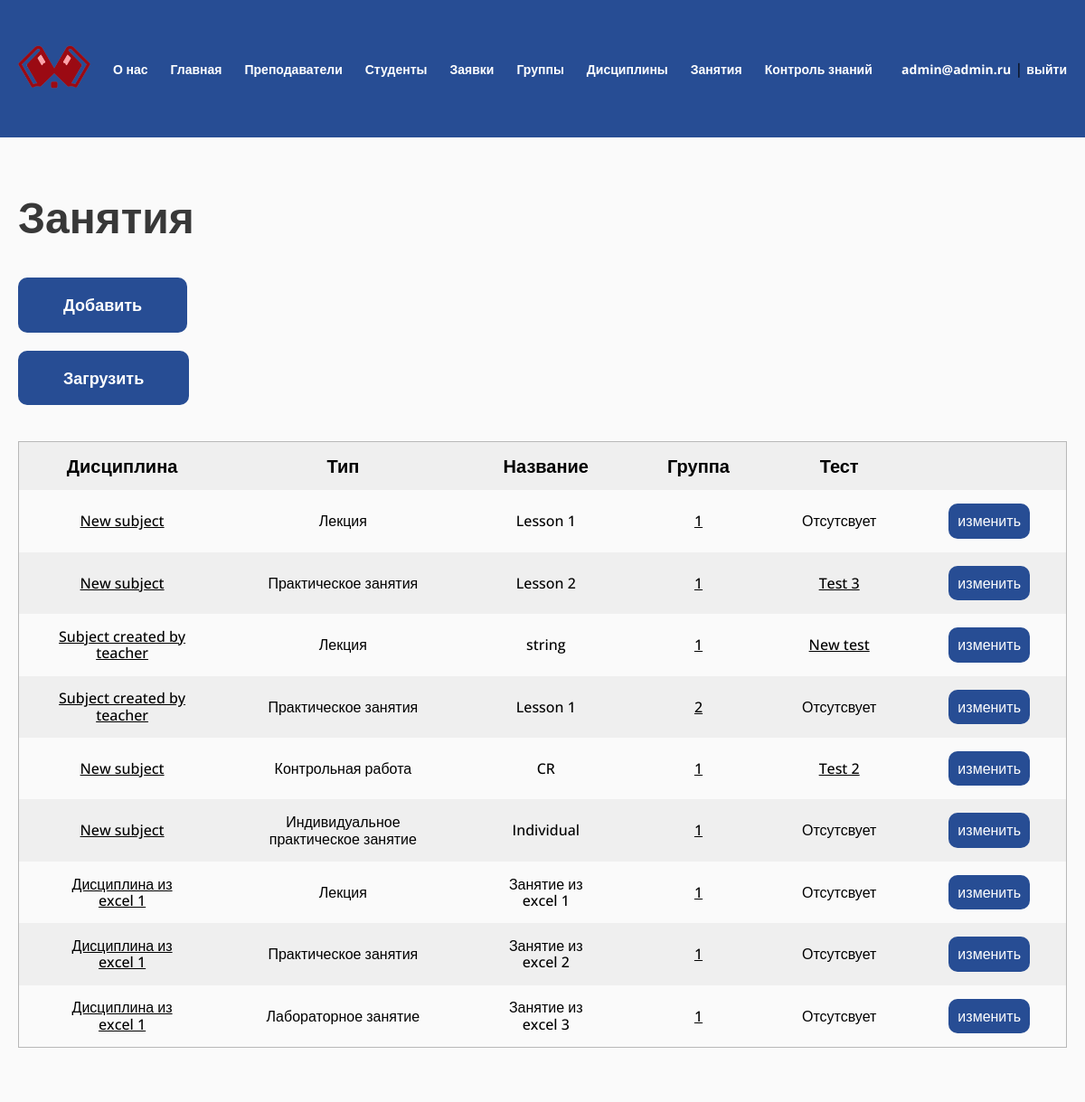
The app's page /lessons/ (signed in) with its own data.
### study/models.py (models this page shows, shortened)
class Lesson(models.Model):
    class Type(models.TextChoices):
        LECTURE = "LC", "Лекция"
        PRACTICAL = "PR", "Практическое занятия"
        LABORATORY = "LR", "Лабораторное занятие"
        CONTROL = "CW", "Контрольная работа"
        INDIVIDUAL = "IW", "Индивидуальное практическое занятие"
    type = models.CharField("Тип", max_length=32, choices=Type.choices)
    subject = models.ForeignKey(TeacherGroupSubject, related_name="lessons", on_delete=models.CASCADE, null=True, blank=True)
    name = models.CharField(max_length=128)
    test = models.OneToOneField(Test, on_delete=models.SET_NULL, null=True, blank=True)
    text = models.TextField(null=True, blank=True)
    deadline = models.DateTimeField(null=True, blank=True)
    class Meta:
        verbose_name = "Занятие"
        verbose_name_plural = "Занятия"

class TeacherGroupSubject(models.Model):
    teacher = models.ForeignKey(User, related_name="subjects", on_delete=models.CASCADE)
    subject = models.ForeignKey(Subject, related_name="items", on_delete=models.CASCADE)
    group = models.ForeignKey(Group, related_name="subjects", on_delete=models.CASCADE)
    class Meta:
        verbose_name = "Дисциплина группы"
        verbose_name_plural = "Дисциплины групп"

class Subject(models.Model):
    name = models.CharField(max_length=128)
    class Meta:
        verbose_name = "Дисциплина"
        verbose_name_plural = "Дисциплины"
    def __str__(self):
        return self.name

class Group(models.Model):
    number = models.CharField(max_length=32)
    students = models.ManyToManyField(User, blank=True)
    class Meta:
        verbose_name = "Группа"
        verbose_name_plural = "Группы"
    def __str__(self):
        return self.number

class Test(models.Model):
    name = models.CharField(max_length=128)
    class Meta:
        verbose_name = "Тест"
        verbose_name_plural = "Тесты"
    def __str__(self):
        return self.name

### study/views.py (the view)
# urls.py: path("lessons/", views.LessonsListView.as_view(), name="lessons"),
@method_decorator(admin_only, name="dispatch")
class LessonsListView(LoginRequiredMixin, ListView):
    model = Lesson
    context_object_name = "objects"
    template_name = "study/lesson/list.html"
    def get_queryset(self):
        qs = super().get_queryset()
        subject_pk = self.request.GET.get("subject_pk")
        if subject_pk:
            subject = get_object_or_404(TeacherGroupSubject, pk=subject_pk)
            qs = qs.filter(subject=subject)
        return qs
    def get_ordering(self):
        ordering = self.request.GET.get('ordering', '')
        return ordering

### study/templates/study/lesson/list.html (shortened to what this page needs)
{% extends "base.html" %}
{% load static %}
{% block extra_css %}
<link rel="stylesheet" href="{% static 'css/table.css' %}">
{% endblock %}
{% block content %}
<section >
    <h1 class="h1">Занятия</h1>
    <a href="{% url 'lesson-add' %}" class="btn mt-40">Добавить</a>
    <a href="{% url 'lessons-upload' %}" class="btn mt-20">Загрузить</a>
    <div class="table-wrapper mt-40">
        <table class="table">
        <thead>
            <tr>
                <th>Дисциплина</th>
                <th>Тип</th>
                <th>Название</th>
                <th>Группа</th>
                <th>Тест</th>
                <th></th>
            </tr>
        </thead>
        <tbody>
            {% for object in objects %}
            <tr>
                <td>
                    <a href="{% url 'subject' object.subject.subject.pk %}" class="table__foreign-key">{{ object.subject.subject }}</a>
                </td>
                <td>{{ object.get_type_display }}</td>
                <td>{{ object.name|default:"-" }}</td>
                <td>
                    <a href="{% url 'group' object.subject.group.pk %}" class="table__foreign-key">{{ object.subject.group }}</a>
                </td>
                <td>
                    {% if object.test %}
                    <a href="{% url 'test' object.test.pk %}" class="table__foreign-key">{{ object.test }}</a>
                    {% else %}
                    Отсутсвует
                    {% endif %}
                </td>
                <td>
                    <a href="{% url 'lesson' object.id %}" class="btn btn-table">изменить</a>
                </td>
            </tr>
            {% endfor %}
        </tbody>
    </table>
    </div>
</section>
{% endblock %}

### templates/base.html (shortened to what this page needs)
{% load static %}
<!DOCTYPE html>
<html lang="ru">
<head>
	<link rel="stylesheet" href="{% static 'css/reset.css' %}">
	<link rel="stylesheet" href="{% static 'css/main.css' %}">
	<link rel="stylesheet" href="{% static 'css/menu.css' %}">
    {% block extra_css %}{% endblock %}
</head>
<body>
	<header class="header">
		<div class="container">
			<ul class="header-menu">
				<li><a href="{% url 'index' %}" class="logo"><img src="{% static 'img/logo.png' %}" alt=""></a></li>
				<li><a href="{% url 'about' %}">О нас</a></li>
				{% if user.is_authenticated %}
				<li><a href="{% url 'index' %}">Главная</a></li>
				{% if user.profile.type == 1 %}
				<li><a href="{% url 'teachers' %}">Преподаватели</a></li>
				<li><a href="{% url 'students' %}">Студенты</a></li>
				<li><a href="{% url 'applications' %}">Заявки</a></li>
				<li><a href="{% url 'groups' %}">Группы</a></li>
				<li><a href="{% url 'subjects' %}">Дисциплины</a></li>
				<li><a href="{% url 'lessons' %}">Занятия</a></li>
				<li><a href="{% url 'tests' %}">Контроль знаний</a></li>
				{% elif user.profile.type == 2 %}
				<li><a href="{% url 'my-group' %}">Группы</a></li>
				<li><a href="{% url 'my-subjects' %}">Дисциплины</a></li>
				<li><a href="{% url 'my-lessons' %}">Занятия</a></li>
				<li><a href="{% url 'tests' %}">Контроль знаний</a></li>
				{% endif %}
				<li class="header-menu-profile">
					<a href="{% url 'profile' %}">{{ user.username }}</a> | <a href="{% url 'logout' %}">выйти</a>
				</li>
				{% endif%}
			</ul>
		</div>
	</header>
	<main class="main">
		<div class="container">
		    {% block content %}{% endblock %}
		</div>
	</main>
</body>
</html>

### static/css/main.css (style rules this page uses)
:root { --green: #274d94; --red: #D43131; --background: #FAFAFA; --gray: #B8B8B8; --tablePrimary: #EFEFEF; --tableSecondary: #FAFAFA; }
* { padding: 0; margin: 0; box-sizing: border-box; }
html { font-family: "Open Sans", sans-serif; }
body { display: flex; flex-direction: column; min-height: 100vh; height: 100%; }
.container { max-width: 1240px; padding: 0 20px; margin: 0 auto; position: relative; }
.mt-40 { margin-top: 40px; }
.mt-20 { margin-top: 20px; }
.h1 { color: #383838; font-size: 48px; font-weight: 700; }
.btn { color: #FFF; font-size: 18px; font-weight: 700; border-radius: 10px; background: var(--green); padding: 20px 50px; text-align: center; cursor: pointer; text-decoration: none; display: block; width: fit-content; }
.btn.btn-table { padding: 10px; font-size: 16px; font-weight: 500; }
.header { padding: 50px 0; background: var(--green); }
.logo img { width: 100%; max-width: 80px; }
.main { flex: 1 1 100%; padding: 60px 0; background-color: var(--background); }

### static/css/menu.css (style rules this page uses)
ul { list-style: none; }
.header-menu { display: flex; align-items: center; gap: 25px; width: 100%; }
.header-menu a { text-decoration: none; font-weight: 700; color: white; font-size: 14px; }
.header-menu-profile { margin-left: auto; }

### static/css/table.css (style rules this page uses)
.table-wrapper { width: 100%; overflow-x: auto; }
.table { border: 1px solid var(--gray); background: var(--tablePrimary); border-collapse: collapse; }
.table td, .table th { padding: 15px 40px; text-align: center; }
.table th { color: #000; font-size: 20px; font-weight: 700; }
.table td { color: #000; font-size: 16px; font-weight: 500; }
.table a:not(.btn) { color: black; }
.table tbody tr:nth-of-type(2n-1) { background: var(--tableSecondary); }
.table__foreign-key { color: #000; }

### records on screen
Lesson: subject.subject "New subject", type "Лекция", name "Lesson 1", subject.group "1", shows "Отсутсвует"
Lesson: subject.subject "New subject", type "Практическое занятия", name "Lesson 2", subject.group "1", test "Test 3"
Lesson: subject.subject "Subject created by teacher", type "Лекция", name "string", subject.group "1", test "New test"
Lesson: subject.subject "Subject created by teacher", type "Практическое занятия", name "Lesson 1", subject.group "2", shows "Отсутсвует"
Lesson: subject.subject "New subject", type "Контрольная работа", name "CR", subject.group "1", test "Test 2"
Lesson: subject.subject "New subject", type "Индивидуальное практическое занятие", name "Individual", subject.group "1", shows "Отсутсвует"
Lesson: subject.subject "Дисциплина из excel 1", type "Лекция", name "Занятие из excel 1", subject.group "1", shows "Отсутсвует"
Lesson: subject.subject "Дисциплина из excel 1", type "Практическое занятия", name "Занятие из excel 2", subject.group "1", shows "Отсутсвует"
Lesson: subject.subject "Дисциплина из excel 1", type "Лабораторное занятие", name "Занятие из excel 3", subject.group "1", shows "Отсутсвует"

### other values on screen
{{ user.username }} "admin@admin.ru"
